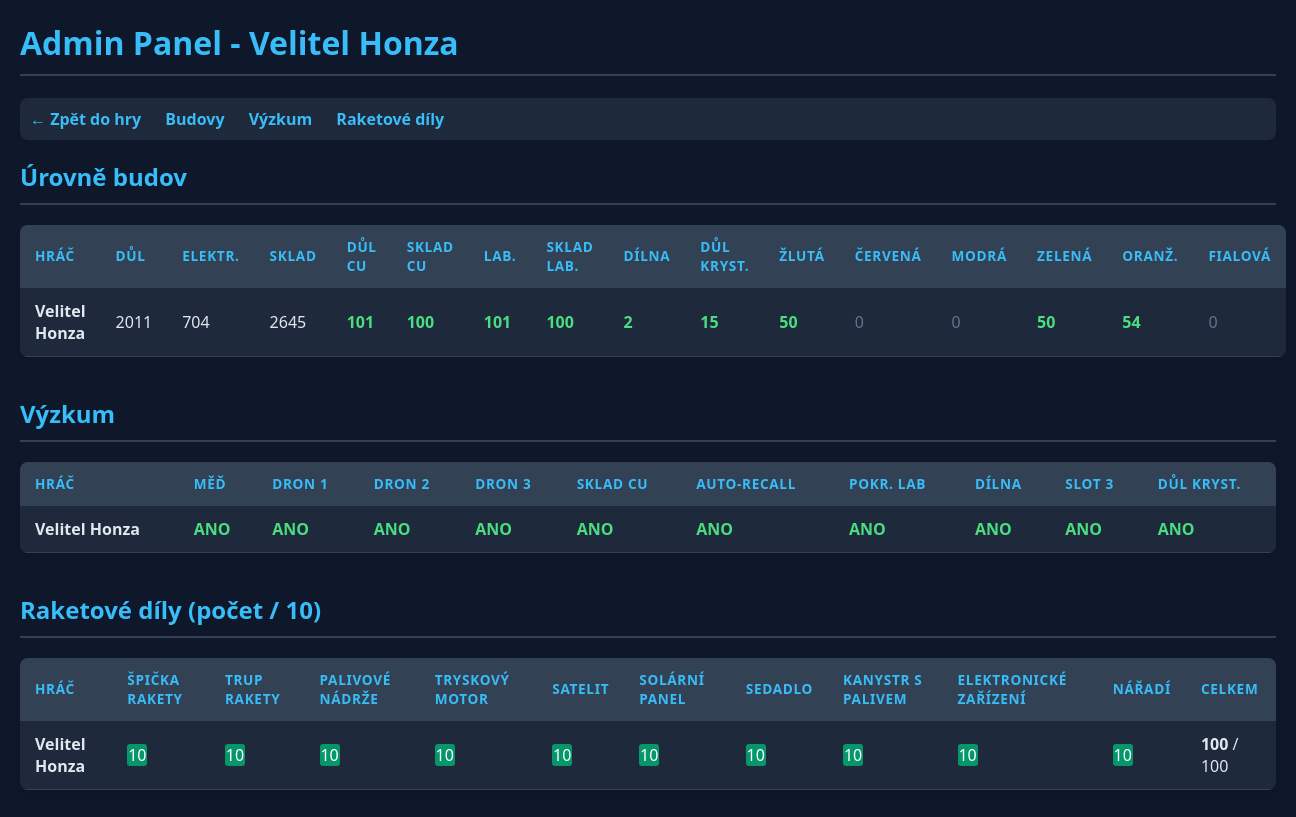
The page /admin.php (signed in) on the database as committed earlier.
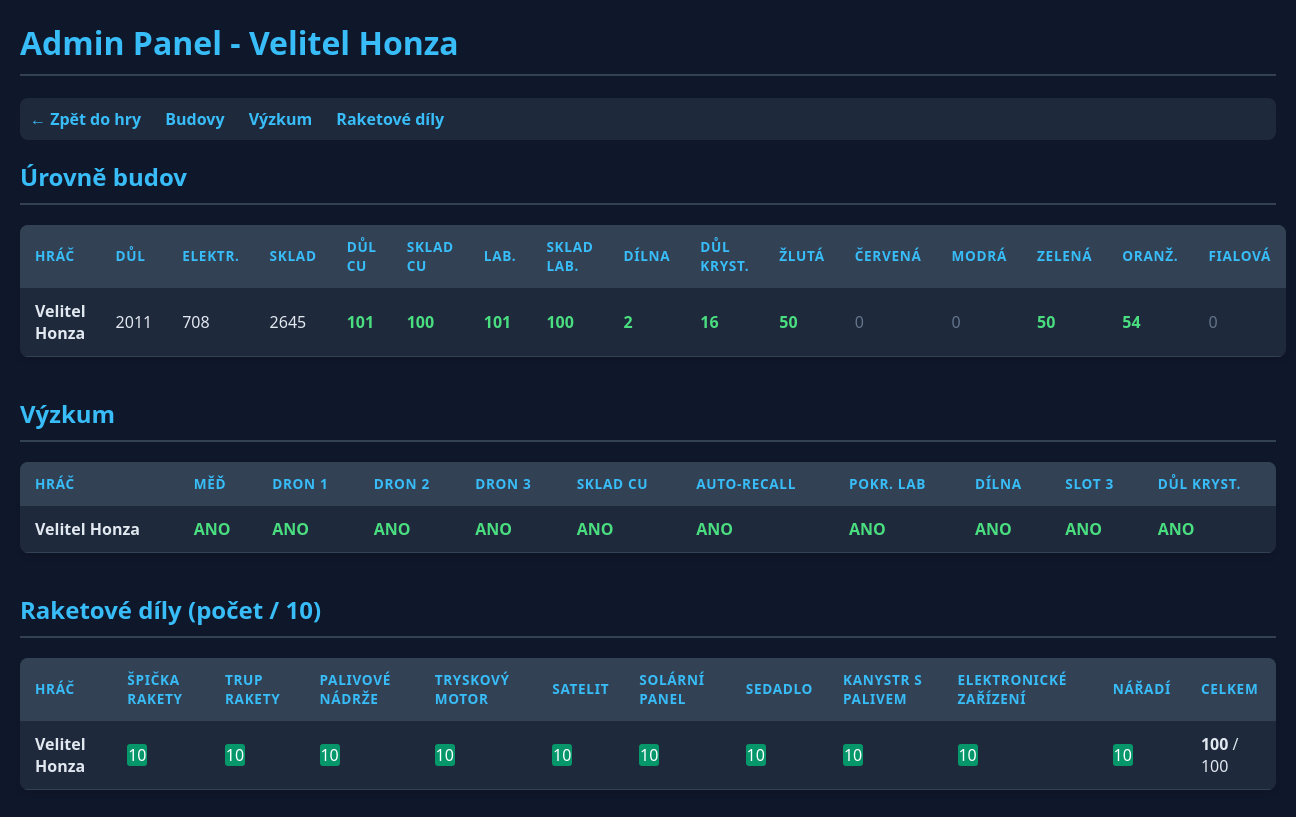
The same page on the database as committed later.
### tables this page shows
CREATE TABLE planets (
    id INTEGER PRIMARY KEY AUTOINCREMENT,
    user_id INTEGER UNIQUE NOT NULL,
    iron_amount REAL DEFAULT 100,
    energy_amount REAL DEFAULT 50,
    mine_level INTEGER DEFAULT 1,
    solar_plant_level INTEGER DEFAULT 1,
    warehouse_level INTEGER DEFAULT 1,
    last_updated DATETIME DEFAULT CURRENT_TIMESTAMP, crystal_amount REAL DEFAULT 0, vehicle_level INTEGER DEFAULT 0, vehicle_hp REAL DEFAULT 100, vehicle_status TEXT DEFAULT 'idle', vehicle_start_time DATETIME, vehicle_recall_time DATETIME, researched_colors TEXT DEFAULT '', res_yellow REAL DEFAULT 0, res_red REAL DEFAULT 0, res_blue REAL DEFAULT 0, res_green REAL DEFAULT 0, res_orange REAL DEFAULT 0, res_purple REAL DEFAULT 0, mine_yellow_lvl INTEGER DEFAULT 0, mine_red_lvl INTEGER DEFAULT 0, mine_blue_lvl INTEGER DEFAULT 0, mine_green_lvl INTEGER DEFAULT 0, mine_orange_lvl INTEGER DEFAULT 0, mine_purple_lvl INTEGER DEFAULT 0, has_drone INTEGER DEFAULT 0, drone_storage REAL DEFAULT 0, vehicle_sensor_lvl INTEGER DEFAULT 1, res_copper REAL DEFAULT 0, mine_copper_lvl INTEGER DEFAULT 0, warehouse_copper_lvl INTEGER DEFAULT 0, research_copper INTEGER DEFAULT 0, research_drone_upgrade INTEGER DEFAULT 0, vehicle2_level INTEGER DEFAULT 0, vehicle2_hp REAL DEFAULT 100, vehicle2_status TEXT DEFAULT 'idle', vehicle2_sensor_lvl INTEGER DEFAULT 1, vehicle2_start_time DATETIME, vehicle2_recall_time DATETIME, research_drone_upgrade_2 INTEGER DEFAULT 0, res_tubes REAL DEFAULT 0, lab_level INTEGER DEFAULT 0, lab_storage_level INTEGER DEFAULT 0, research_advanced_lab INTEGER DEFAULT 0, research_warehouse_copper INTEGER DEFAULT 0, research_drone_upgrade_3 INTEGER DEFAULT 0, research_auto_recall INTEGER DEFAULT 0, research_rocket_workshop INTEGER DEFAULT 0, rocket_workshop_level INTEGER DEFAULT 0, rocket_workshop_status TEXT DEFAULT 'idle', rocket_workshop_started_at DATETIME, rocket_workshop_ready_at DATETIME, rocket_parts TEXT DEFAULT '', rocket_workshop_mode INTEGER DEFAULT 1, rocket_workshop_2_status TEXT DEFAULT 'idle', rocket_workshop_2_started_at DATETIME, rocket_workshop_2_ready_at DATETIME, research_alien_slot_3 INTEGER DEFAULT 0, research_secret_crystal_mine INTEGER DEFAULT 0, secret_crystal_mine_level INTEGER DEFAULT 0,
    FOREIGN KEY(user_id) REFERENCES users(id)
);

CREATE TABLE users (
    id INTEGER PRIMARY KEY AUTOINCREMENT,
    email TEXT UNIQUE NOT NULL,
    password TEXT NOT NULL,
    player_name TEXT NOT NULL,
    created_at DATETIME DEFAULT CURRENT_TIMESTAMP
, last_login DATETIME);

### app/Repositories/PlanetRepository.php (called while the page is built, shortened)
<?php
function findAllPlayersWithPlanets(PDO $db): array {
    $stmt = $db->query("
        SELECT u.player_name, p.*
        FROM users u
        JOIN planets p ON u.id = p.user_id
        ORDER BY u.player_name ASC
    ");
    return $stmt->fetchAll(PDO::FETCH_ASSOC);
}

### app/Support/PlanetHelpers.php (called while the page is built, shortened)
<?php
function getRocketPartDefinitions(): array {
    return [
        'rocket_tip' => "Špička rakety",
        'rocket_body' => 'Trup rakety',
        'fuel_tank' => "Palivové nádrže",
        'jet_engine' => "Tryskový motor",
        'satellite' => 'Satelit',
        'solar_panel' => "Solární panel",
        'seat' => 'Sedadlo',
        'fuel_canister' => "Kanystr s palivem",
        'electronics' => "Elektronické zařízení",
        'tools' => "Nářadí"
    ];
}
function getDefaultRocketPartsInventory(): array {
    $inventory = [];
    foreach (getRocketPartDefinitions() as $key => $_label) {
        $inventory[$key] = 0;
    }
    return $inventory;
}
function normalizeRocketPartsInventory($rawInventory): array {
    $inventory = getDefaultRocketPartsInventory();
    $decoded = json_decode($rawInventory, true);
    foreach ($inventory as $key => $defaultValue) {
        $value = $decoded[$key] ?? $defaultValue;
        $inventory[$key] = max(0, min(10, (int) $value));
    }
    return $inventory;
}

### app/Bootstrap/DatabaseMigrations.php (called while the page is built, shortened)
<?php
function initializeDatabase(PDO $db): void {
    $db->exec("CREATE TABLE IF NOT EXISTS users (
        id INTEGER PRIMARY KEY AUTOINCREMENT,
        email TEXT UNIQUE NOT NULL,
        password TEXT NOT NULL,
        player_name TEXT NOT NULL,
        created_at DATETIME DEFAULT CURRENT_TIMESTAMP
    )");
    $db->exec("CREATE TABLE IF NOT EXISTS planets (
        id INTEGER PRIMARY KEY AUTOINCREMENT,
        user_id INTEGER UNIQUE NOT NULL,
        iron_amount REAL DEFAULT 100,
        energy_amount REAL DEFAULT 50,
        mine_level INTEGER DEFAULT 1,
        solar_plant_level INTEGER DEFAULT 1,
        warehouse_level INTEGER DEFAULT 1,
        last_updated DATETIME DEFAULT CURRENT_TIMESTAMP,
        FOREIGN KEY(user_id) REFERENCES users(id)
    )");
    $db->exec("CREATE TABLE IF NOT EXISTS global_settings (
        key TEXT PRIMARY KEY,
        value TEXT
    )");
    $db->exec("INSERT OR IGNORE INTO global_settings (key, value) VALUES ('game_state', 'COLONIZATION')");
    ensurePlanetColumns($db);
}
function ensurePlanetColumns(PDO $db): void {
    $res = $db->query("PRAGMA table_info(planets)");
}

### db.php (called while the page is built, shortened)
<?php
require_once __DIR__ . '/app/Bootstrap/DatabaseConnection.php';
require_once __DIR__ . '/app/Bootstrap/DatabaseMigrations.php';
require_once __DIR__ . '/app/Support/PlanetHelpers.php';
require_once __DIR__ . '/app/Repositories/PlanetRepository.php';
$db = createDatabaseConnection(__DIR__ . '/game.sqlite');
initializeDatabase($db);

### admin.php (the view, shortened to what the changed rows need)
<?php
require_once 'db.php';
$players = findAllPlayersWithPlanets($db);
$rocketPartDefs = getRocketPartDefinitions();
?>
<!DOCTYPE html>
<html lang="cs">
<head>
</head>
<body>
    <h1>Admin Panel - Velitel Honza</h1>
    <h2 id="buildings">Úrovně budov</h2>
    <table>
        <thead>
            <tr>
                <th>Hráč</th>
                <th>Důl</th>
                <th>Elektr.</th>
                <th>Sklad</th>
                <th>Důl Cu</th>
                <th>Sklad Cu</th>
                <th>Lab.</th>
                <th>Sklad Lab.</th>
                <th>Dílna</th>
                <th>Důl Kryst.</th>
                <th>Žlutá</th>
                <th>Červená</th>
                <th>Modrá</th>
                <th>Zelená</th>
                <th>Oranž.</th>
                <th>Fialová</th>
            </tr>
        </thead>
        <tbody>
            <?php foreach ($players as $p): ?>
            <tr>
                <td><strong><?= htmlspecialchars($p['player_name']) ?></strong></td>
                <td><?= $p['mine_level'] ?></td>
                <td><?= $p['solar_plant_level'] ?></td>
                <td><?= $p['warehouse_level'] ?></td>
                <td class="<?= $p['mine_copper_lvl'] > 0 ? 'val-positive' : 'val-zero' ?>"><?= $p['mine_copper_lvl'] ?></td>
                <td class="<?= $p['warehouse_copper_lvl'] > 0 ? 'val-positive' : 'val-zero' ?>"><?= $p['warehouse_copper_lvl'] ?></td>
                <td class="<?= $p['lab_level'] > 0 ? 'val-positive' : 'val-zero' ?>"><?= $p['lab_level'] ?></td>
                <td class="<?= $p['lab_storage_level'] > 0 ? 'val-positive' : 'val-zero' ?>"><?= $p['lab_storage_level'] ?></td>
                <td class="<?= $p['rocket_workshop_level'] > 0 ? 'val-positive' : 'val-zero' ?>"><?= $p['rocket_workshop_level'] ?></td>
                <td class="<?= ($p['secret_crystal_mine_level'] ?? 0) > 0 ? 'val-positive' : 'val-zero' ?>"><?= $p['secret_crystal_mine_level'] ?? 0 ?></td>
                <td class="<?= $p['mine_yellow_lvl'] > 0 ? 'val-positive' : 'val-zero' ?>"><?= $p['mine_yellow_lvl'] ?></td>
                <td class="<?= $p['mine_red_lvl'] > 0 ? 'val-positive' : 'val-zero' ?>"><?= $p['mine_red_lvl'] ?></td>
                <td class="<?= $p['mine_blue_lvl'] > 0 ? 'val-positive' : 'val-zero' ?>"><?= $p['mine_blue_lvl'] ?></td>
                <td class="<?= $p['mine_green_lvl'] > 0 ? 'val-positive' : 'val-zero' ?>"><?= $p['mine_green_lvl'] ?></td>
                <td class="<?= $p['mine_orange_lvl'] > 0 ? 'val-positive' : 'val-zero' ?>"><?= $p['mine_orange_lvl'] ?></td>
                <td class="<?= $p['mine_purple_lvl'] > 0 ? 'val-positive' : 'val-zero' ?>"><?= $p['mine_purple_lvl'] ?></td>
            </tr>
            <?php endforeach; ?>
        </tbody>
    </table>
    <h2 id="research">Výzkum</h2>
    <table>
        <thead>
            <tr>
                <th>Hráč</th>
                <th>Měď</th>
                <th>Dron 1</th>
                <th>Dron 2</th>
                <th>Dron 3</th>
                <th>Sklad Cu</th>
                <th>Auto-Recall</th>
                <th>Pokr. Lab</th>
                <th>Dílna</th>
                <th>Slot 3</th>
                <th>Důl Kryst.</th>
            </tr>
        </thead>
        <tbody>
            <?php foreach ($players as $p): ?>
            <tr>
                <td><strong><?= htmlspecialchars($p['player_name']) ?></strong></td>
                <td class="<?= $p['research_copper'] ? 'val-researched' : 'val-not-researched' ?>"><?= $p['research_copper'] ? 'ANO' : 'NE' ?></td>
                <td class="<?= $p['research_drone_upgrade'] ? 'val-researched' : 'val-not-researched' ?>"><?= $p['research_drone_upgrade'] ? 'ANO' : 'NE' ?></td>
                <td class="<?= $p['research_drone_upgrade_2'] ? 'val-researched' : 'val-not-researched' ?>"><?= $p['research_drone_upgrade_2'] ? 'ANO' : 'NE' ?></td>
                <td class="<?= ($p['research_drone_upgrade_3'] ?? 0) ? 'val-researched' : 'val-not-researched' ?>"><?= ($p['research_drone_upgrade_3'] ?? 0) ? 'ANO' : 'NE' ?></td>
                <td class="<?= ($p['research_warehouse_copper'] ?? 0) ? 'val-researched' : 'val-not-researched' ?>"><?= ($p['research_warehouse_copper'] ?? 0) ? 'ANO' : 'NE' ?></td>
                <td class="<?= ($p['research_auto_recall'] ?? 0) ? 'val-researched' : 'val-not-researched' ?>"><?= ($p['research_auto_recall'] ?? 0) ? 'ANO' : 'NE' ?></td>
                <td class="<?= ($p['research_advanced_lab'] ?? 0) ? 'val-researched' : 'val-not-researched' ?>"><?= ($p['research_advanced_lab'] ?? 0) ? 'ANO' : 'NE' ?></td>
                <td class="<?= ($p['research_rocket_workshop'] ?? 0) ? 'val-researched' : 'val-not-researched' ?>"><?= ($p['research_rocket_workshop'] ?? 0) ? 'ANO' : 'NE' ?></td>
                <td class="<?= ($p['research_alien_slot_3'] ?? 0) ? 'val-researched' : 'val-not-researched' ?>"><?= ($p['research_alien_slot_3'] ?? 0) ? 'ANO' : 'NE' ?></td>
                <td class="<?= ($p['research_secret_crystal_mine'] ?? 0) ? 'val-researched' : 'val-not-researched' ?>"><?= ($p['research_secret_crystal_mine'] ?? 0) ? 'ANO' : 'NE' ?></td>
            </tr>
            <?php endforeach; ?>
        </tbody>
    </table>
    <h2 id="rocket">Raketové díly (počet / 10)</h2>
    <table>
        <thead>
            <tr>
                <th>Hráč</th>
                <?php foreach ($rocketPartDefs as $label): ?>
                <th><?= htmlspecialchars($label) ?></th>
                <?php endforeach; ?>
                <th>CELKEM</th>
            </tr>
        </thead>
        <tbody>
            <?php foreach ($players as $p):
                $parts = normalizeRocketPartsInventory($p['rocket_parts'] ?? '');
                $totalParts = array_sum($parts);
            ?>
            <tr>
                <td><strong><?= htmlspecialchars($p['player_name']) ?></strong></td>
                <?php foreach ($rocketPartDefs as $key => $label):
                    $count = $parts[$key] ?? 0;
                ?>
                <td>
                    <span class="part-count <?= $count >= 10 ? 'part-full' : '' ?>"><?= $count ?></span>
                </td>
                <?php endforeach; ?>
                <td><strong><?= $totalParts ?></strong> / <?= count($rocketPartDefs) * 10 ?></td>
            </tr>
            <?php endforeach; ?>
        </tbody>
    </table>
</body>
</html>

Rows that differ between the two databases and show on the page:
changed planets "Velitel Honza": solar_plant_level "704" → "708"; secret_crystal_mine_level "15" → "16"
